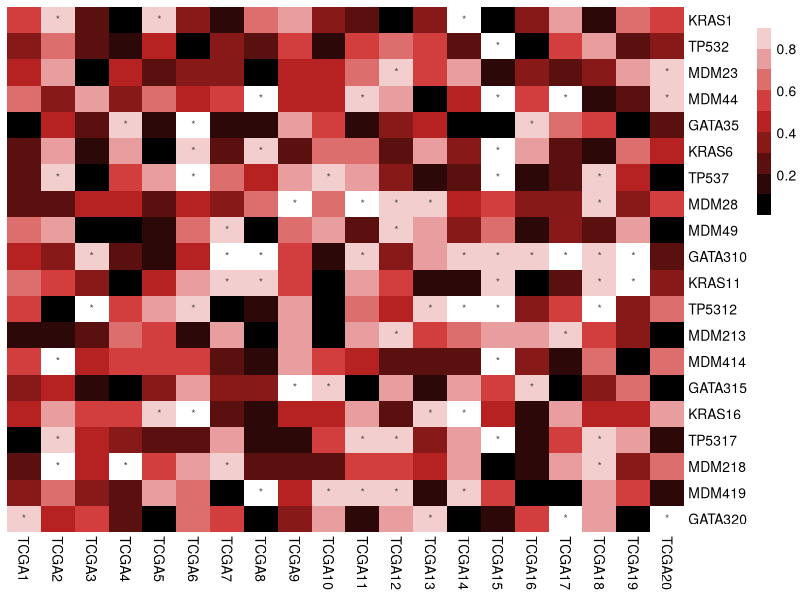

Source code (R):
rm(list=ls())
library(pheatmap)

set.seed(10)

prepareData <-function(r, c) {
  data = matrix(runif(n=r*c), r, c)
  
  rownames(data) =paste0(rep(c("KRAS", "TP53", "MDM2", "MDM4", "GATA3"), r/5), 1:c)
  colnames(data)=paste0("TCGA", 1:c)
  data
}




# plotHeatmap <- function(data) {
#   # heat
#   
# }


dat = prepareData(20, 20)

# dat = matrix(rnorm(50*17),50,17)
# heatmap(dat)
# dev.off()

# pheatmap(dat, cluster_rows = FALSE,cluster_cols = FALSE)
pheatmap(dat, cluster_rows = FALSE,cluster_cols = FALSE,
        color = colorRampPalette(c("black","firebrick3","white"))(10), 
        display_numbers = matrix(ifelse(dat > 0.8, "*", ""), nrow(dat)), border_color = FALSE)
